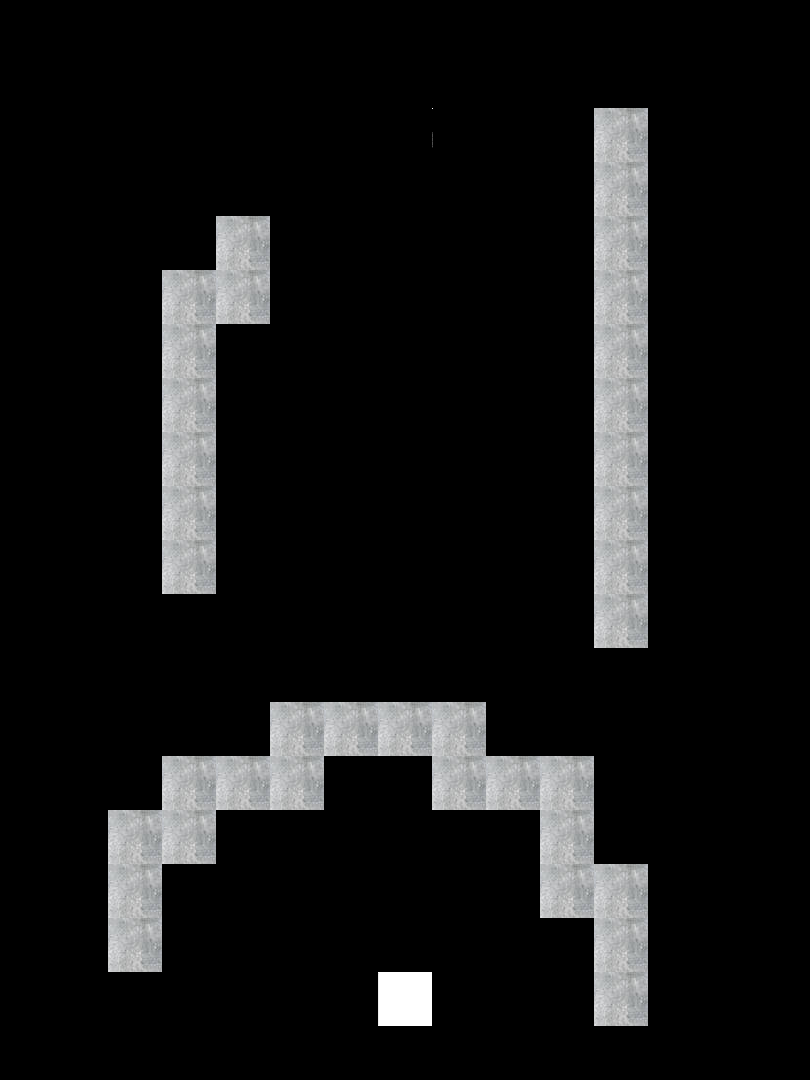

The image is a tile-based game level rendered from a .tmx file. Its description and source (layers, tilesets, objects; grid data summarised) follow:
An orthogonal 15x20 tile map with 54x54 px tiles, 1 tile layer (Tile Layer 1).

<map version="1.9" tiledversion="1.9.0" orientation="orthogonal" renderorder="right-down" width="15" height="20" tilewidth="54" tileheight="54" infinite="0" nextlayerid="4" nextobjectid="4">
 <tileset firstgid="1" source="temp2.tsx" />
 <layer id="1" name="Tile Layer 1" width="15" height="20">
  <data>[300 cells, 39 non-empty, 3 distinct tile ids]</data>
 </layer>
</map>
